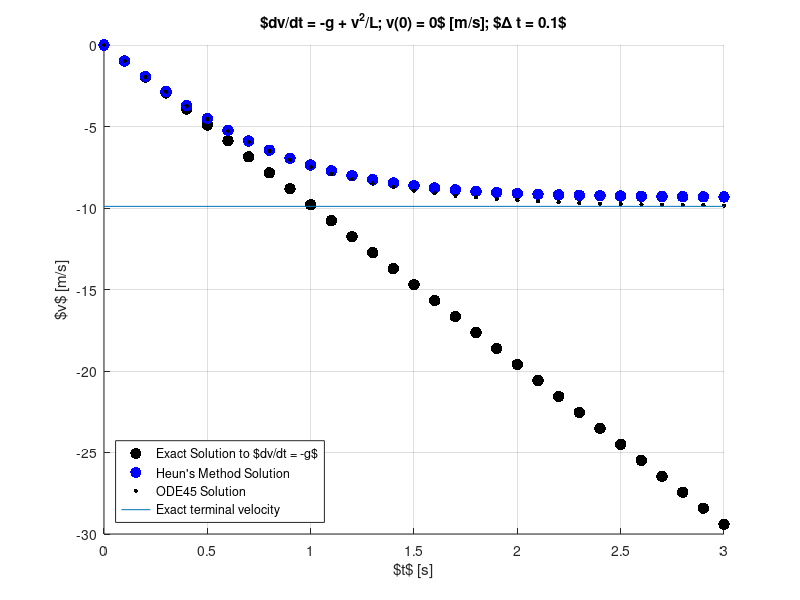

The MATLAB source for this figure: (Note: this script raises an error after producing the figure.)
% Heun's method solution of
% dv/dt = -g + v^2/L
% with
% v(1) = 0 m/2, g = 9.8 m/s^2, and L = 10 m.

% Exact solution for L -> Inf
% v(t) = -g*t

% http://people.uncw.edu/hermanr/mat361/ODEBook/ODE1.pdf

clear;
addpath([pwd(),filesep(),'..',filesep(),'m']);

g    = 9.8;
L    = 10.0;
v(1) = 0;
Dta  = 0.1./10.^[0:4];

for j = 1:length(Dta)
        
    Dt   = Dta(j);

    fprintf('Computing for Dt = %.0e\n',Dt);

    t    = [0:Dt:3];
    
    tic();
    for i = 1:length(t)-1
        % ve(i+1) is Forward Euler estimate of velocity
        veu(i+1) = v(i) - g*Dt + (Dt/L)*v(i);
        v(i+1)   = v(i) - g*Dt + (Dt/L)*(veu(i+1)^2 + v(i)^2)/2.0;
    end
    ct(j) = toc();
    
    vlast(j) = v(end);

	f = @(t,v) (v(1)*v(1)/L-g);

    tic();
    [t45,v45] = ode45(f,t,0);
    ct45(j) = toc();
    
    v45last(j) = v45(end);
    
    if (j == 1)
        vex = -g*t;

        figure(1);clf;grid on;hold on;
            plot(t,vex,'k.','MarkerSize',25);
            plot(t,v,'b.','MarkerSize',25);
            plot(t45,v45,'k.','MarkerSize',10);
            plot([0,3],[-sqrt(98),-sqrt(98)],'-');
            xlabel('$t$ [s]');
            ylabel('$v$ [m/s]');
            title('$dv/dt = -g + v^2/L; v(0) = 0$ [m/s]; $\Delta t = 0.1$')
            legend('Exact Solution to $dv/dt = -g$',...
                   'Heun''s Method Solution',...
                   'ODE45 Solution',...
                   'Exact terminal velocity',...
                   'Location','SouthWest');
            saveplots('HeunI');
    end
end

E = abs( (vlast - vlast(end))/vlast(end) );
E45 = abs( (v45last - v45last(end))/v45last(end) );

figure(2);clf
    loglog(Dta,E,'k.','MarkerSize',30);
    grid on;hold on;
    loglog(Dta,E45,'b.','MarkerSize',30);
    xlabel('$\Delta t$ [s]');
    ylabel('Error');
    title('Error = $|y(end)-y(end;\Delta t = 10^{-4})|/|y(end;\Delta t = 10^{-4})|$');
    legend('Heun','ODE45','Location','NorthWest');
    saveplots('HeunIError');

figure(3);clf
    loglog(Dta,ct,'k.','MarkerSize',30);
    grid on;hold on;
    loglog(Dta,ct45,'b.','MarkerSize',30);
    xlabel('$\Delta t$ [s]');
    ylabel('Evaluation Time [s]');
    legend('Heun','ODE45','Location','NorthWest');
    saveplots('HeunITime');
    
